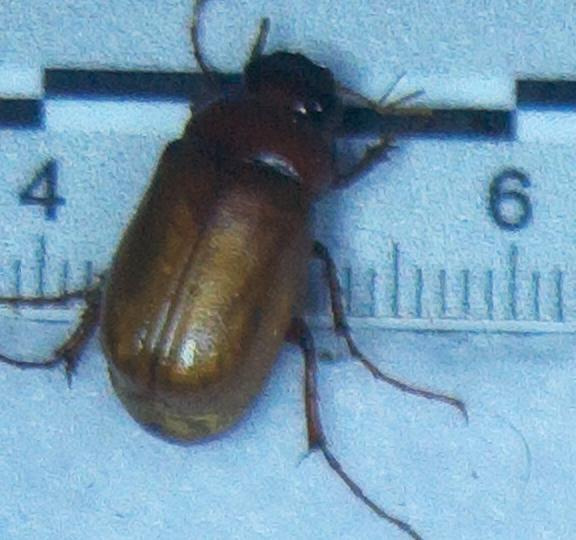
#> input picture scripts/test_images/insect_crops/azureShrimp_2026_06_16__23_15_20_HDR0_detection_2121143.jpg, 576 x 540 px
$ python -i grids.py   (imports and definitions only)
#> lines starting #> are read from the running program, lines starting #| are printed output that depends on the picture
#> further down, picture is the input picture: shape (540, 576, 3); mean B, G, R 172.3, 150.7, 116.6
"""Grids: many panels as one image. Layout only; panels must arrive as display-ready uint8."""

import logging

import cv2
import numpy as np

from ..maskops import mask_bounds
from .panels import TEXT_COLOR

logger = logging.getLogger(__name__)

DEFAULT_CELL = (240, 240)  # (height, width) of one image cell
DEFAULT_COLUMNS = 5
BACKGROUND = (24, 24, 24)  # near-black, so a dark specimen still has an edge
GRID_COLOR = (60, 60, 60)
LABEL_HEIGHT = 18
TITLE_HEIGHT = 26


def _as_bgr(image):
    """Return a display-ready panel as 3-channel 8-bit BGR.

    Converts a boolean mask, a grayscale image, or one with alpha. A float array raises:
    rescaling it here would make two different ranges look alike.
    """
    image = np.asarray(image)

    if image.dtype == bool:
        image = image.astype(np.uint8) * 255
    elif image.dtype != np.uint8:
        raise TypeError(
            f"panel is {image.dtype}, not uint8 -- grids lay out display-ready "
            "images and won't rescale one for you, because how a float array "
            "should map to pixels is a question only whatever computed it can "
            "answer. Render it where it's made."
        )

    if image.ndim == 2:
        return cv2.cvtColor(image, cv2.COLOR_GRAY2BGR)
    if image.shape[2] == 4:
        return cv2.cvtColor(image, cv2.COLOR_BGRA2BGR)
    return image


# [20 lines left out: function mask_cutout, not called in this run]


def fit_cell(image, cell=DEFAULT_CELL, background=BACKGROUND):
    """Return one image centered in a fixed-size cell, scaled by one factor and letterboxed.

    Args:
        image: Image to fit.
        cell: `(height, width)` of the cell.
        background: BGR background color.
    """
#> called with cell = (240, 240), background = (24, 24, 24)
    image = _as_bgr(image)
    height, width = cell
    source_height, source_width = image.shape[:2]
#> source_height = 540; source_width = 576
    if source_height == 0 or source_width == 0:
        return np.full((height, width, 3), background, np.uint8)

    scale = min(height / source_height, width / source_width)
#> scale = 0.417
    new_size = (max(1, int(round(source_width * scale))), max(1, int(round(source_height * scale))))
#> new_size = (240, 225)
    interpolation = cv2.INTER_AREA if scale < 1 else cv2.INTER_NEAREST
#> interpolation = 3
    resized = cv2.resize(image, new_size, interpolation=interpolation)

    canvas = np.full((height, width, 3), background, np.uint8)
    top = (height - resized.shape[0]) // 2
#> top = 7
    left = (width - resized.shape[1]) // 2
#> left = 0
    canvas[top : top + resized.shape[0], left : left + resized.shape[1]] = resized
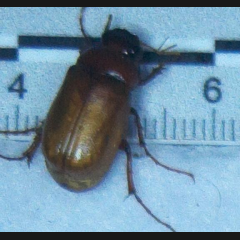
#> canvas: shape (240, 240, 3); mean B, G, R 163, 142.8, 110.8
    return canvas


# [153 lines left out: functions _text_strip, _labelled_cell, _with_title, image_grid, comparison_grid, not called in this run]

>>> import cv2
>>> picture = cv2.imread('../../scripts/test_images/insect_crops/azureShrimp_2026_06_16__23_15_20_HDR0_detection_2121143.jpg')
>>> result = fit_cell(picture)

$ run again, on scripts/test_images/insect_crops/azureShrimp_2026_06_17__03_15_20_HDR0_detection_2121277.jpg
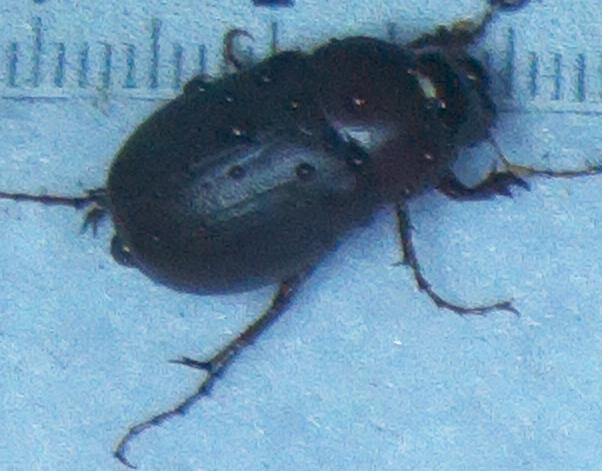
#> input picture scripts/test_images/insect_crops/azureShrimp_2026_06_17__03_15_20_HDR0_detection_2121277.jpg, 602 x 471 px
#> picture is the input picture: shape (471, 602, 3); mean B, G, R 173.1, 146.5, 108.2
#> in fit_cell, `canvas[top : top + resized.shape[0], left : left + resized.shape[1]] =..`:
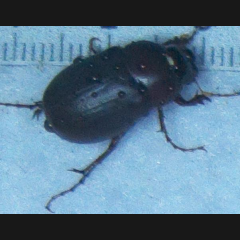
#> canvas: shape (240, 240, 3); mean B, G, R 140.8, 119.9, 89.9

$ run again, on scripts/test_images/insect_crops/azureShrimp_2026_06_23__23_15_20_HDR0_detection_2121361.jpg
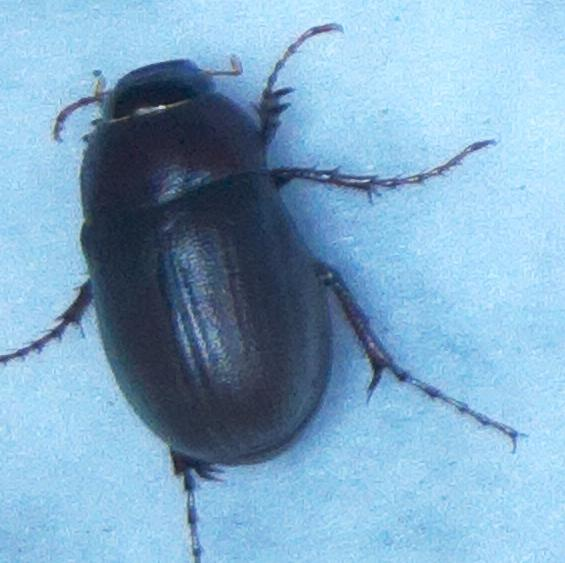
#> input picture scripts/test_images/insect_crops/azureShrimp_2026_06_23__23_15_20_HDR0_detection_2121361.jpg, 565 x 563 px
#> picture is the input picture: shape (563, 565, 3); mean B, G, R 197, 167.6, 127
#> in fit_cell, `canvas[top : top + resized.shape[0], left : left + resized.shape[1]] =..`:
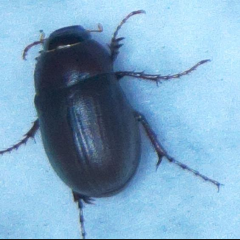
#> canvas: shape (240, 240, 3); mean B, G, R 196.2, 167, 126.6

$ run again, on scripts/test_images/insect_crops/azureShrimp_2026_06_25__22_15_30_HDR0_detection_2121455.jpg
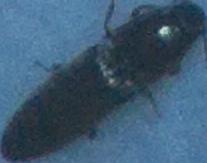
#> input picture scripts/test_images/insect_crops/azureShrimp_2026_06_25__22_15_30_HDR0_detection_2121455.jpg, 207 x 163 px
#> picture is the input picture: shape (163, 207, 3); mean B, G, R 114.9, 90.9, 62.5
#> in fit_cell, `canvas[top : top + resized.shape[0], left : left + resized.shape[1]] =..`:
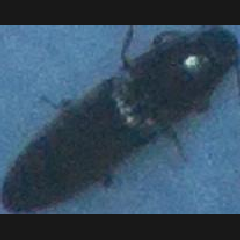
#> canvas: shape (240, 240, 3); mean B, G, R 95.6, 76.7, 54.4
